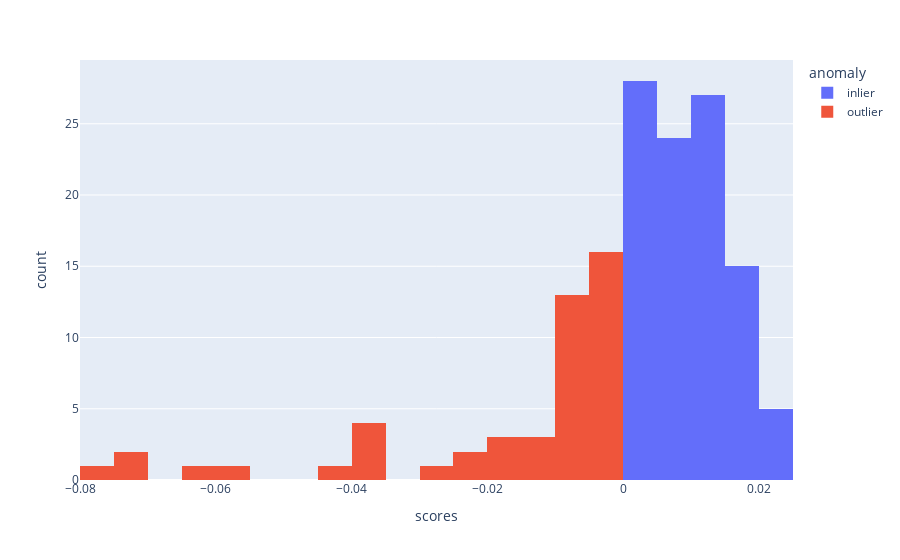

Write notebook code for a chart like this one.
### Code cell
import plotly.express as px
from sklearn.ensemble import IsolationForest
import pandas as pd

df = pd.read_csv('https://raw.githubusercontent.com/tiffok/IBMTeamODcode/main/Lympho%20Dataset.csv?token=GHSAT0AAAAAABRE2LCBKR6VQJLVWHQETZSCYP2DEMA', header=None)
df.columns = df.iloc[0]
df = df.drop(index = 0)
X = df.iloc[:, 1:]
Y = df.iloc[:, 1]

iforest = IsolationForest(n_estimators=100, max_samples='auto', 
                          contamination='auto', max_features=1, 
                          bootstrap=False, n_jobs=-1, random_state=1)

pred= iforest.fit_predict(X)
df['scores']=iforest.decision_function(X)
df['anomaly_label']=pred

df[df.anomaly_label==-1]

df['anomaly']=df['anomaly_label'].apply(lambda x: 'outlier' if x==-1  else 'inlier')
fig=px.histogram(df,x='scores',color='anomaly')
fig.show()

### Figure 1 — Plotly figure (JSON) as saved in the notebook; plotly's stock layout.template omitted (floating-point values rounded to 4 significant figures)
{"data": [{"alignmentgroup": "True", "bingroup": "x", "hovertemplate": "anomaly=inlier<br>scores=%{x}<br>count=%{y}<extra></extra>", "legendgroup": "inlier", "marker": {"color": "#636efa", "pattern": {"shape": ""}}, "name": "inlier", "offsetgroup": "inlier", "orientation": "v", "showlegend": true, "type": "histogram", "x": [0.007585, 0.01112, 0.01032, 0.003253, 0.004492, 0.01309, 0.004692, 0.006626, 0.01899, 0.01116, 0.01627, 0.01569, 0.009109, 0.01173, 0.007625, 0.01246, 0.006886, 0.01743, 0.009117, 0.01466, 0.003047, 0.0002064, 0.002594, 0.0001645, 0.01724, 0.001539, 0.02024, 0.008048, 0.01741, 0.004739, 0.004754, 0.0113, 0.01035, 0.001387, 0.004752, 0.01124, 0.004649, 0.002264, 0.00412, 0.0005405, 0.001609, 0.01885, 0.009367, 0.01706, 0.00801, 0.001512, 0.005513, 0.01049, 0.001555, 0.01005, 0.01134, 0.005498, 0.0001707, 0.006102, 0.01682, 0.02055, 0.01014, 0.003021, 0.00272, 0.00718, 0.003304, 0.01148, 0.00891, 0.008563, 0.006764, 0.01207, 0.00619, 0.02031, 0.01045, 0.007929, 0.01559, 0.0181, 0.006785, 0.004161, 0.01423, 0.005896, 0.01527, 0.00402, 0.0101, 0.005864, 0.003674, 0.01511, 0.01166, 0.01183, 0.002038, 0.01457, 0.02107, 0.01281, 0.01513, 0.01099, 0.01669, 0.00513, 0.01494, 0.01406, 0.009651, 0.02025, 0.001296, 0.008141, 0.01173], "xaxis": "x", "yaxis": "y"}, {"alignmentgroup": "True", "bingroup": "x", "hovertemplate": "anomaly=outlier<br>scores=%{x}<br>count=%{y}<extra></extra>", "legendgroup": "outlier", "marker": {"color": "#EF553B", "pattern": {"shape": ""}}, "name": "outlier", "offsetgroup": "outlier", "orientation": "v", "showlegend": true, "type": "histogram", "x": [-0.03843, -0.003617, -0.001517, -0.002274, -0.0005304, -0.07156, -0.008957, -0.003746, -0.02694, -0.001345, -0.00188, -0.06007, -0.005166, -0.01938, -0.001989, -0.0442, -0.02291, -0.01214, -0.002179, -0.00231, -0.05842, -0.009534, -0.01722, -0.006022, -0.007605, -0.0005001, -0.009132, -0.009939, -0.07578, -0.001508, -0.02379, -0.01997, -0.008416, -0.0012, -0.009375, -0.004943, -0.000775, -0.006887, -0.004374, -0.01156, -0.00594, -0.03956, -0.007617, -0.01328, -0.03802, -0.07392, -0.03984, -0.007579], "xaxis": "x", "yaxis": "y"}], "layout": {"autosize": true, "barmode": "relative", "legend": {"title": {"text": "anomaly"}, "tracegroupgap": 0}, "margin": {"t": 60}, "xaxis": {"anchor": "y", "autorange": true, "domain": [0, 1], "range": [-0.08, 0.025], "title": {"text": "scores"}, "type": "linear"}, "yaxis": {"anchor": "x", "autorange": true, "domain": [0, 1], "range": [0, 29.47], "title": {"text": "count"}}}}
